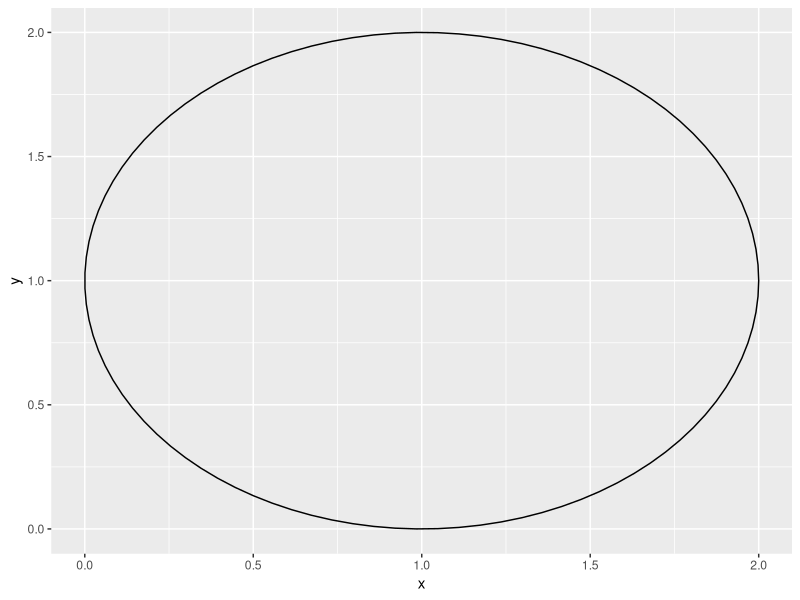
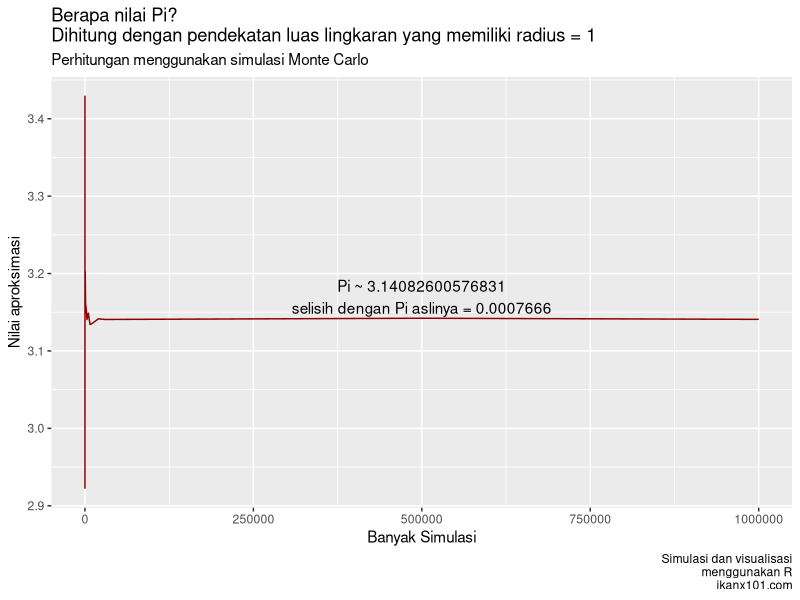

Write R code to recreate these figures, in order.
# mulai dari hati yang bersih
rm(list = ls())

# panggil libraries
library(dplyr)
library(ggplot2)

# gambar lingkaran
xc = 1
yc = 1
r = 1
ggplot() + annotate("path",
   x=xc+r*cos(seq(0,2*pi,length.out=100)),
   y=yc+r*sin(seq(0,2*pi,length.out=100)))
   
   
# sekarang kita hitung dengan simulasi montecarlo
# kita tentukan terlebih dahulu berapa banyak simulasinya
# ini fungsi utk menghitungnya
set.seed(10104074)
hitung_pi = function(n){
  x = runif(n)
  y = 4 * sqrt(1 - (x*x))
  return(mean(y))
}

# saatnya simulasi
simulasi = data.frame(
  n = c(10,20,50,75,100,400,600,999,1100,2000,
        3000,5000,7500,10000,20000,30000,500000,
        1000000),
  pi = 0
)

simulasi$pi = sapply(simulasi$n,hitung_pi)
simulasi$beda = pi - simulasi$pi

simulasi

simulasi %>%
    ggplot(aes(x = n,
               y = pi)) +
    geom_line(color = "darkred") +
    labs(title = "Berapa nilai Pi?\nDihitung dengan pendekatan luas lingkaran yang memiliki radius = 1",
        subtitle = "Perhitungan menggunakan simulasi Monte Carlo",
        caption = "Simulasi dan visualisasi\nmenggunakan R\nikanx101.com",
        x = "Banyak Simulasi",
        y = "Nilai aproksimasi") +
        annotate("text",
                 x = 500000, 
                 y = 3.17, 
                 label = paste0("Pi ~ ",simulasi$pi[18],
                                "\nselisih dengan Pi aslinya = ",round(simulasi$beda[18],7))
                 )
